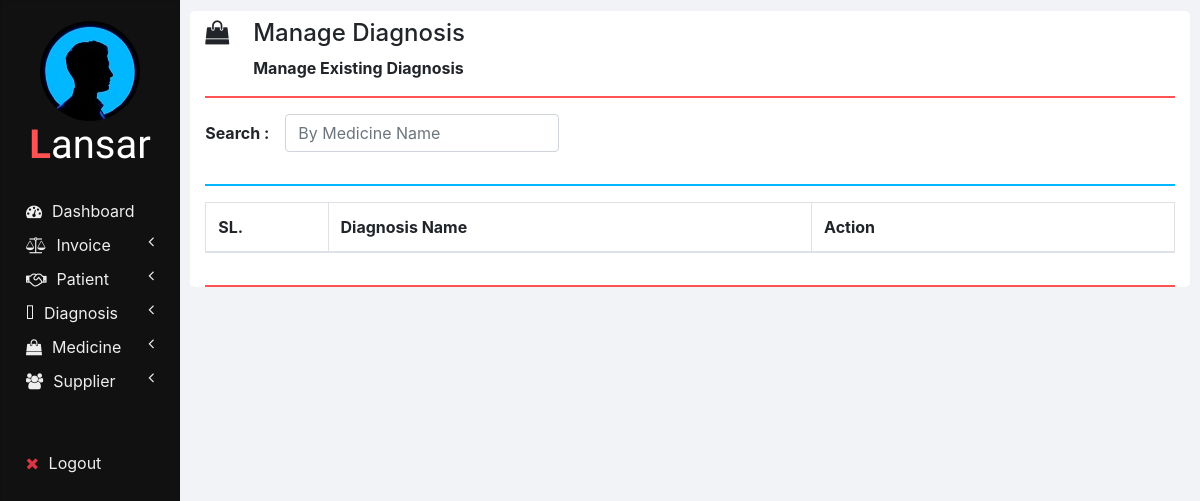
Before: /manage_diagnosis.php with the older database file.
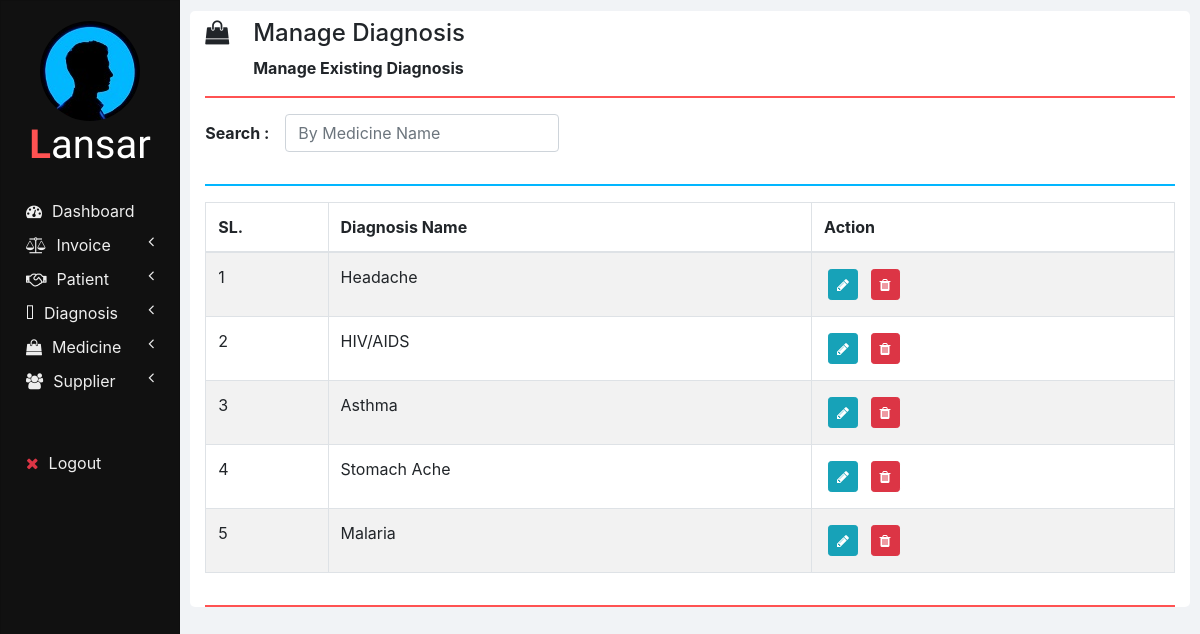
After: the same page with the newer database file.
### tables this page shows
CREATE TABLE `diagnosis` (
  `ID` int(11) NOT NULL,
  `DIAGNOSE_NAME` varchar(255) NOT NULL
);

### php/manage_diagnosis.php (the view, shortened to what this page needs)
<?php
  function showDiagnosis($id) {
    require "db_connection.php";
    if($con) {
      $seq_no = 0;
      $query = "SELECT * FROM diagnosis";
      $result = mysqli_query($con, $query);
      while($row = mysqli_fetch_array($result)) {
        $seq_no++;
        if($row['ID'] == $id)
          showEditOptionsRow($seq_no, $row);
        else
          showDiagnosisRow($seq_no, $row);
      }
    }
  }
  function showDiagnosisRow($seq_no, $row) {
    ?>
      <tr>
        <td><?php echo $seq_no; ?></td>
        <td><?php echo $row['DIAGNOSE_NAME']; ?></td>
        <td>
          <button href="" class="btn btn-info btn-sm m-1 edit-btn" data-id="<?php echo $row['ID']; ?>">
            <i class="fa fa-pencil"></i>
          </button>
          <button class="btn btn-danger btn-sm m-1" onclick="deleteDiagnosis(<?php echo $row['ID']; ?>);">
            <i class="fa fa-trash"></i>
          </button>
        </td>
      </tr>
    <?php
  }
?>

### manage_diagnosis.php (shortened to what this page needs)
<!DOCTYPE html>
<html lang="en" dir="ltr">
  <head>
    <link rel="stylesheet" href="bootstrap/css/bootstrap.min.css">
    <link rel="stylesheet" href="https://use.fontawesome.com/releases/v5.3.1/css/all.css">
    <link rel="stylesheet" href="https://cdnjs.cloudflare.com/ajax/libs/font-awesome/4.7.0/css/font-awesome.min.css">
    <link rel="stylesheet" href="css/sidenav.css">
    <link rel="stylesheet" href="css/home.css">
  </head>
  <body>
    <div class="container-fluid">
      <div class="container">
        <?php
          require "php/header.php";
          createHeader('shopping-bag', 'Manage Diagnosis', 'Manage Existing Diagnosis');
        ?>
        <div class="row">
          <div class="col-md-12 form-group form-inline">
            <label class="font-weight-bold" for="">Search :&emsp;</label>
            <input type="text" class="form-control" id="by_name" placeholder="By Medicine Name" onkeyup="searchDiagnosis(this.value, 'name');">
          </div>
          <div class="col col-md-12">
            <hr class="col-md-12" style="padding: 0px; border-top: 2px solid  #02b6ff;">
          </div>
          <div class="col col-md-12 table-responsive">
            <div class="table-responsive">
            	<table class="table table-bordered table-striped table-hover">
            		<thead>
            			<tr>
            				<th style="width: 5%;">SL. </th>
            				<th id="diagnose_name" style="width: 20%;">Diagnosis Name </th>
                    <th style="width: 15%;">Action </th>
            			</tr>
            		</thead>
            		<tbody id="medicines_div">
                  <?php
                    require 'php/manage_diagnosis.php';
                    showDiagnosis(0);
                  ?>
            		</tbody>
            	</table>
            </div>
          </div>
        </div>
        <hr style="border-top: 2px solid #ff5252;">
      </div>
    </div>
  </body>
</html>

### php/header.php
<?php
  function createHeader($icon, $heading, $sub_heading) {
    echo '
    <section class="row content-header">
      <div class="header-title col-md-11">
        <p class="h4 pt-2"><i class="fa fa-'.$icon.'"></i>&emsp;'.$heading.'</p>
        &emsp;&emsp;&emsp;<small class="font-weight-bold h6">'.$sub_heading.'</small>
      </div>
      <div class="col-md-1 user_options">
        <div id="mark"><i class="fa fa-play fa-rotate-270"></i></div>
        <ul id="options" class="options list-unstyled" style="display: none;">
          <li>
            <a href="my_profile.php"><i class="fa fa-user"></i><span>My Profile</span></a>
          </li>
          <li>
            <a href="change_password.php"><i class="fa fa-edit"></i><span>Change Password</span></a>
          </li>
          <li>
            <a href="logout.php"><i class="fa fa-key"></i><span>Logout</span></a>
          </li>
        </ul>
      </div>
    </section>
    <hr style="border-top: 2px solid #ff5252;">
    ';
  }
?>

### css/sidenav.css (style rules this page uses)
body { background-color: #f1f3f6; }
.sidenav { width: 15%; height: 100vh; background-color: #222222; position: fixed; z-index: 1; flex: 1 0 auto; }
.card { width: 100%; height: 100%; top: 0; border-radius: 0; background-color: #111111; }
.logo .logo-caption { font-family: 'Poiret One', cursive; color: #ffffff; text-align: center; margin-bottom: 25px; }
.logo .profile { margin-left: 50%; border-radius: 50%; transform: translate(-50%); }
.logo .tweak { color: #ff5252; font-weight: bold; }
.main-menu-item { padding: 5px 5px; cursor: pointer; }
.main-menu-item > a { color: #eeeeee; text-decoration: none; font-size: 16px; }
.main-menu-item > a > span { margin-left: 10px; }

### css/home.css (style rules this page uses)
html, body { height: 100vh; }
.container-fluid { margin-left: 15%; width: 85%; background: #f1f3f6; padding: 1px 0 0 0; flex: 1 0 auto; }
.container { margin: 0; max-width: 98%; margin: 1%; background-color: #ffffff; border-radius: 5px; }

Changed rows visible on the page:
added diagnosis: seq_no "1", DIAGNOSE_NAME "Headache"
added diagnosis: seq_no "2", DIAGNOSE_NAME "HIV/AIDS"
added diagnosis: seq_no "3", DIAGNOSE_NAME "Asthma"
added diagnosis: seq_no "4", DIAGNOSE_NAME "Stomach Ache"
added diagnosis: seq_no "5", DIAGNOSE_NAME "Malaria"
